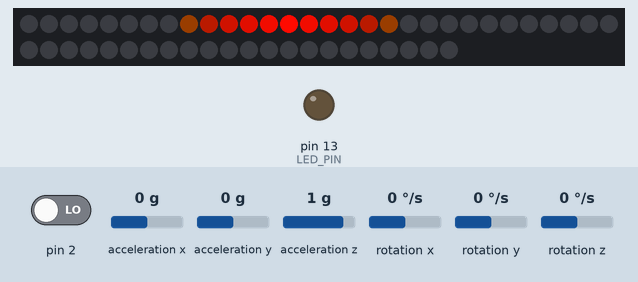
Simulated run of this sketch. Board: Arduino Uno, built with avr-gcc and run on an emulated ATmega328P. On the bench: 52 RGB LEDs in strip order, left to right, continuing on the next row, output pins drawn as LEDs (lit = HIGH). The inputs (shaded band) are chosen by the test bench; at power-on: rotation z 0 °/s, acceleration x 0 g, acceleration z 1 g, acceleration y 0 g, pin 2 LOW, rotation x 0 °/s, rotation y 0 °/s. The sensor or clock chip raises its interrupt line as the real part does; what the sketch prints to the serial monitor is not drawn.

Above: at 1.7 s.
1.8 s: rotation z set to 192 °/s
At 4.72 s:
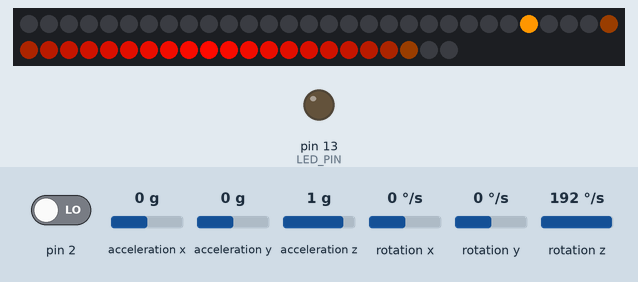
4.8 s: acceleration x set to -1.4 g
At 5.44 s:
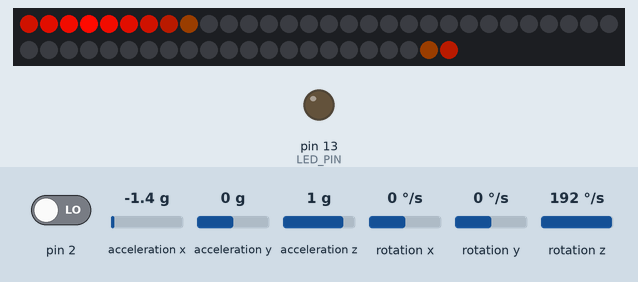
6.4 s: acceleration z set to 0 g
9.4 s: acceleration z set to -1.4 g
At 10.07 s:
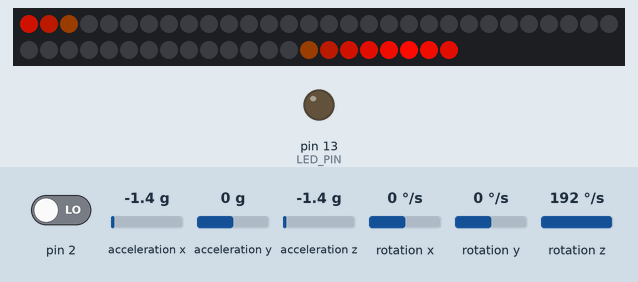

The sketch:

BikeWheel.ino
```cpp
 // I2Cdev and MPU6050 must be installed as libraries, or else the .cpp/.h files
// for both classes must be in the include path of your project
#include "I2Cdev.h"

#include "MPU6050_6Axis_MotionApps20.h"

#include <Adafruit_NeoPixel.h>
#include <avr/power.h>

#define NEOPIXEL_PIN 7
#define NUM_PIXELS 52

#define MIN_TRAIL_SIZE 5
#define MAX_TRAIL_SIZE 30
#define EFFECT_THRESHOLD 0.1
#define MAX_VELOCITY 31.0
#define IDLE_THRESHOLD 0.01
#define BLINK_TIME 30
#define IDLE_DELAY 300

// Arduino Wire library is required if I2Cdev I2CDEV_ARDUINO_WIRE implementation
// is used in I2Cdev.h
#if I2CDEV_IMPLEMENTATION == I2CDEV_ARDUINO_WIRE
    #include "Wire.h"
#endif

// class default I2C address is 0x68
// specific I2C addresses may be passed as a parameter here
// AD0 low = 0x68 (default for SparkFun breakout and InvenSense evaluation board)
// AD0 high = 0x69
MPU6050 mpu;

Adafruit_NeoPixel pixels = Adafruit_NeoPixel(NUM_PIXELS, NEOPIXEL_PIN, NEO_GRB + NEO_KHZ800);

/* =========================================================================
   NOTE: In addition to connection 3.3v, GND, SDA, and SCL, this sketch
   depends on the MPU-6050's INT pin being connected to the Arduino's
   external interrupt #0 pin. On the Arduino Uno and Mega 2560, this is
   digital I/O pin 2.
 * ========================================================================= */

#define LED_PIN 13 // (Arduino is 13, Teensy is 11, Teensy++ is 6)
bool blinkState = false;

// MPU control/status vars
bool dmpReady = false;  // set true if DMP init was successful
uint8_t mpuIntStatus;   // holds actual interrupt status byte from MPU
uint8_t devStatus;      // return status after each device operation (0 = success, !0 = error)
uint16_t packetSize;    // expected DMP packet size (default is 42 bytes)
uint16_t fifoCount;     // count of all bytes currently in FIFO
uint8_t fifoBuffer[64]; // FIFO storage buffer

// orientation/motion vars
Quaternion q;           // [w, x, y, z]         quaternion container
VectorInt16 aa;         // [x, y, z]            accel sensor measurements
VectorInt16 aaReal;     // [x, y, z]            gravity-free accel sensor measurements
VectorInt16 aaWorld;    // [x, y, z]            world-frame accel sensor measurements
VectorFloat gravity;    // [x, y, z]            gravity vector
float euler[3];         // [psi, theta, phi]    Euler angle container
float ypr[3];           // [yaw, pitch, roll]   yaw/pitch/roll container and gravity vector

float rotationPct;
float counterRotationPct;
int rotationPixel;
int effectPixel;
float brightnessDiff;
float lastYaw;
float yawVelocity;
int trailSize;
float maxVelocityPct;
int blinkCounter = 0;
int idleTimer = 0;


// ================================================================
// ===               INTERRUPT DETECTION ROUTINE                ===
// ================================================================

volatile bool mpuInterrupt = false;     // indicates whether MPU interrupt pin has gone high
void dmpDataReady() {
    mpuInterrupt = true;
}

// ================================================================
// ===                      INITIAL SETUP                       ===
// ================================================================

void setup() {
    // join I2C bus (I2Cdev library doesn't do this automatically)
    #if I2CDEV_IMPLEMENTATION == I2CDEV_ARDUINO_WIRE
        Wire.begin();
        TWBR = 24; // 400kHz I2C clock (200kHz if CPU is 8MHz)
    #elif I2CDEV_IMPLEMENTATION == I2CDEV_BUILTIN_FASTWIRE
        Fastwire::setup(400, true);
    #endif

    // initialize serial communication
    // (115200 chosen because it is required for Teapot Demo output, but it's
    // really up to you depending on your project)
    Serial.begin(115200);
    while (!Serial); // wait for Leonardo enumeration, others continue immediately

    // NOTE: 8MHz or slower host processors, like the Teensy @ 3.3v or Ardunio
    // Pro Mini running at 3.3v, cannot handle this baud rate reliably due to
    // the baud timing being too misaligned with processor ticks. You must use
    // 38400 or slower in these cases, or use some kind of external separate
    // crystal solution for the UART timer.

    // initialize device
    Serial.println(F("Initializing I2C devices..."));
    mpu.initialize();

    // verify connection
    Serial.println(F("Testing device connections..."));
    Serial.println(mpu.testConnection() ? F("MPU6050 connection successful") : F("MPU6050 connection failed"));

    // load and configure the DMP
    Serial.println(F("Initializing DMP..."));
    devStatus = mpu.dmpInitialize();

    // supply your own gyro offsets here, scaled for min sensitivity
    mpu.setXGyroOffset(220);
    mpu.setYGyroOffset(76);
    mpu.setZGyroOffset(-85);
    mpu.setZAccelOffset(1788); // 1688 factory default for my test chip

    // make sure it worked (returns 0 if so)
    if (devStatus == 0) {
        // turn on the DMP, now that it's ready
        Serial.println(F("Enabling DMP..."));
        mpu.setDMPEnabled(true);

        // enable Arduino interrupt detection
        Serial.println(F("Enabling interrupt detection (Arduino external interrupt 0)..."));
        attachInterrupt(0, dmpDataReady, RISING);
        mpuIntStatus = mpu.getIntStatus();

        // set our DMP Ready flag so the main loop() function knows it's okay to use it
        Serial.println(F("DMP ready! Waiting for first interrupt..."));
        dmpReady = true;

        // get expected DMP packet size for later comparison
        packetSize = mpu.dmpGetFIFOPacketSize();
    } else {
        // ERROR!
        // 1 = initial memory load failed
        // 2 = DMP configuration updates failed
        // (if it's going to break, usually the code will be 1)
        Serial.print(F("DMP Initialization failed (code "));
        Serial.print(devStatus);
        Serial.println(F(")"));
    }

    // configure LED for output
    pinMode(LED_PIN, OUTPUT);

    // setup Neopixels
    pixels.begin();
}


// ================================================================
// ===                    MAIN PROGRAM LOOP                     ===
// ================================================================

void loop() {
    // if programming failed, don't try to do anything
    if (!dmpReady) return;

    // wait for MPU interrupt or extra packet(s) available
    while (!mpuInterrupt && fifoCount < packetSize) {
        // other program behavior stuff here
        // .
        // .
        // .
        // if you are really paranoid you can frequently test in between other
        // stuff to see if mpuInterrupt is true, and if so, "break;" from the
        // while() loop to immediately process the MPU data
        // .
        // .
        // .
    }

    // reset interrupt flag and get INT_STATUS byte
    mpuInterrupt = false;
    mpuIntStatus = mpu.getIntStatus();

    // get current FIFO count
    fifoCount = mpu.getFIFOCount();

    // check for overflow (this should never happen unless our code is too inefficient)
    if ((mpuIntStatus & 0x10) || fifoCount == 1024) {
        // reset so we can continue cleanly
        mpu.resetFIFO();
        Serial.println(F("FIFO overflow!"));

    // otherwise, check for DMP data ready interrupt (this should happen frequently)
    } else if (mpuIntStatus & 0x02) {
        // wait for correct available data length, should be a VERY short wait
        while (fifoCount < packetSize) fifoCount = mpu.getFIFOCount();

        // read a packet from FIFO
        mpu.getFIFOBytes(fifoBuffer, packetSize);

        // track FIFO count here in case there is > 1 packet available
        // (this lets us immediately read more without waiting for an interrupt)
        fifoCount -= packetSize;

        lastYaw = ypr[0];

        // display Euler angles in degrees
        mpu.dmpGetQuaternion(&q, fifoBuffer);
        mpu.dmpGetGravity(&gravity, &q);
        mpu.dmpGetYawPitchRoll(ypr, &q, &gravity);

        yawVelocity = abs(ypr[0] - lastYaw);
        maxVelocityPct = fmin(1.0, yawVelocity / MAX_VELOCITY);
        trailSize = floor(MIN_TRAIL_SIZE + maxVelocityPct * (MAX_TRAIL_SIZE - MIN_TRAIL_SIZE));

        // calculate pixel led to light based on yaw rotation
        rotationPct = 1.0 - ((ypr[0] - (M_PI / 2.0f)) / (2 * M_PI));
        rotationPixel = floor(rotationPct * NUM_PIXELS);
        pixels.clear();

        if (yawVelocity > IDLE_THRESHOLD || idleTimer < IDLE_DELAY) {
          if (yawVelocity < IDLE_THRESHOLD) {
            idleTimer ++;
          }
          else {
            idleTimer = 0;
          }

          if (yawVelocity > EFFECT_THRESHOLD) {
            // counter-rotate another light
            counterRotationPct = (1.0 - rotationPct) * 2;
            effectPixel = (int)(floor(counterRotationPct * NUM_PIXELS));
            effectPixel = effectPixel % NUM_PIXELS;
            pixels.setPixelColor(effectPixel, pixels.Color(255, 150, 0));
          }

          for (int i = -trailSize; i <= trailSize; i++) {
            brightnessDiff = 0.1 + (-(abs(i) - trailSize) * (0.9 / trailSize));
            pixels.setPixelColor((rotationPixel + i) % NUM_PIXELS,
              pixels.Color(
                floor(255.0f * brightnessDiff),
                10,
                0
              )
            );
          }
        }
        else {
          for (int i = 0; i < NUM_PIXELS; i++) {
            if (blinkState) {
              pixels.setPixelColor(i, pixels.Color(255, 0, 0));
            }
          }
        }

        pixels.show();


        // blink LED to indicate activity
        blinkCounter ++;
        if (blinkCounter > BLINK_TIME) {
          blinkState = !blinkState;
          blinkCounter = 0;
        }
    }
}
```
